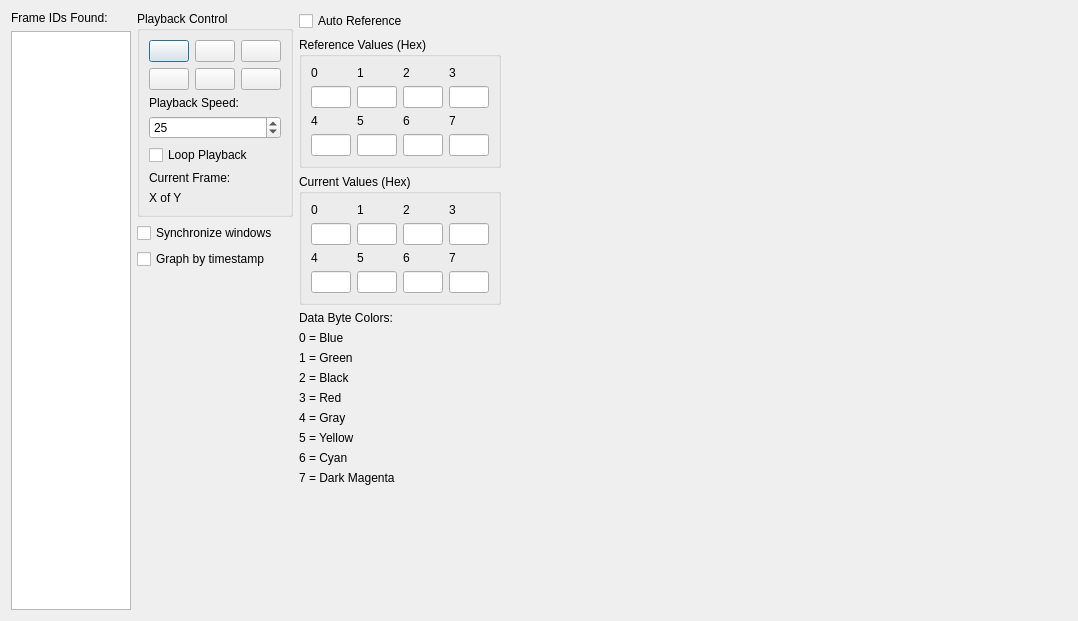
<?xml version="1.0" encoding="UTF-8"?>
<ui version="4.0">
 <class>FlowViewWindow</class>
 <widget class="QDialog" name="FlowViewWindow">
  <property name="geometry">
   <rect>
    <x>0</x>
    <y>0</y>
    <width>1078</width>
    <height>621</height>
   </rect>
  </property>
  <property name="windowTitle">
   <string>Flow View</string>
  </property>
  <layout class="QHBoxLayout" name="horizontalLayout" stretch="1,1,1,200">
   <item>
    <layout class="QVBoxLayout" name="verticalLayout_2">
     <item>
      <layout class="QVBoxLayout" name="verticalLayout_6" stretch="1,1">
       <item>
        <widget class="QLabel" name="label">
         <property name="sizePolicy">
          <sizepolicy hsizetype="Fixed" vsizetype="Fixed">
           <horstretch>0</horstretch>
           <verstretch>0</verstretch>
          </sizepolicy>
         </property>
         <property name="text">
          <string>Frame IDs Found:</string>
         </property>
        </widget>
       </item>
       <item>
        <widget class="QListWidget" name="listFrameID">
         <property name="sizePolicy">
          <sizepolicy hsizetype="Fixed" vsizetype="Expanding">
           <horstretch>0</horstretch>
           <verstretch>0</verstretch>
          </sizepolicy>
         </property>
         <property name="maximumSize">
          <size>
           <width>120</width>
           <height>16777215</height>
          </size>
         </property>
        </widget>
       </item>
      </layout>
     </item>
    </layout>
   </item>
   <item>
    <layout class="QVBoxLayout" name="verticalLayout" stretch="0,0,0,0">
     <item>
      <widget class="QGroupBox" name="groupBox_3">
       <property name="title">
        <string>Playback Control</string>
       </property>
       <layout class="QVBoxLayout" name="verticalLayout_7">
        <item>
         <layout class="QHBoxLayout" name="horizontalLayout_2">
          <item>
           <widget class="QPushButton" name="btnBackOne">
            <property name="text">
             <string/>
            </property>
            <property name="icon">
             <iconset resource="icons.qrc">
              <normaloff>:/icons/images/NavBack.png</normaloff>:/icons/images/NavBack.png</iconset>
            </property>
           </widget>
          </item>
          <item>
           <widget class="QPushButton" name="btnStop">
            <property name="text">
             <string/>
            </property>
            <property name="icon">
             <iconset resource="icons.qrc">
              <normaloff>:/icons/images/StopHS.png</normaloff>:/icons/images/StopHS.png</iconset>
            </property>
           </widget>
          </item>
          <item>
           <widget class="QPushButton" name="btnForwardOne">
            <property name="text">
             <string/>
            </property>
            <property name="icon">
             <iconset resource="icons.qrc">
              <normaloff>:/icons/images/NavForward.png</normaloff>:/icons/images/NavForward.png</iconset>
            </property>
           </widget>
          </item>
         </layout>
        </item>
        <item>
         <layout class="QHBoxLayout" name="horizontalLayout_3">
          <item>
           <widget class="QPushButton" name="btnReverse">
            <property name="text">
             <string/>
            </property>
            <property name="icon">
             <iconset resource="icons.qrc">
              <normaloff>:/icons/images/ReverseHS.png</normaloff>:/icons/images/ReverseHS.png</iconset>
            </property>
           </widget>
          </item>
          <item>
           <widget class="QPushButton" name="btnPause">
            <property name="text">
             <string/>
            </property>
            <property name="icon">
             <iconset resource="icons.qrc">
              <normaloff>:/icons/images/PauseHS.png</normaloff>:/icons/images/PauseHS.png</iconset>
            </property>
           </widget>
          </item>
          <item>
           <widget class="QPushButton" name="btnPlay">
            <property name="text">
             <string/>
            </property>
            <property name="icon">
             <iconset resource="icons.qrc">
              <normaloff>:/icons/images/PlayHS.png</normaloff>:/icons/images/PlayHS.png</iconset>
            </property>
           </widget>
          </item>
         </layout>
        </item>
        <item>
         <widget class="QLabel" name="label_2">
          <property name="sizePolicy">
           <sizepolicy hsizetype="Preferred" vsizetype="Fixed">
            <horstretch>0</horstretch>
            <verstretch>0</verstretch>
           </sizepolicy>
          </property>
          <property name="text">
           <string>Playback Speed:</string>
          </property>
         </widget>
        </item>
        <item>
         <widget class="QSpinBox" name="spinPlayback">
          <property name="maximum">
           <number>5000</number>
          </property>
          <property name="singleStep">
           <number>10</number>
          </property>
          <property name="value">
           <number>25</number>
          </property>
         </widget>
        </item>
        <item>
         <widget class="QCheckBox" name="cbLoopPlayback">
          <property name="text">
           <string>Loop Playback</string>
          </property>
         </widget>
        </item>
        <item>
         <widget class="QLabel" name="label_3">
          <property name="sizePolicy">
           <sizepolicy hsizetype="Preferred" vsizetype="Fixed">
            <horstretch>0</horstretch>
            <verstretch>0</verstretch>
           </sizepolicy>
          </property>
          <property name="text">
           <string>Current Frame:</string>
          </property>
         </widget>
        </item>
        <item>
         <widget class="QLabel" name="lblNumFrames">
          <property name="sizePolicy">
           <sizepolicy hsizetype="Preferred" vsizetype="Fixed">
            <horstretch>0</horstretch>
            <verstretch>0</verstretch>
           </sizepolicy>
          </property>
          <property name="text">
           <string>X of Y</string>
          </property>
         </widget>
        </item>
       </layout>
      </widget>
     </item>
     <item>
      <widget class="QCheckBox" name="cbSync">
       <property name="sizePolicy">
        <sizepolicy hsizetype="Fixed" vsizetype="Fixed">
         <horstretch>0</horstretch>
         <verstretch>0</verstretch>
        </sizepolicy>
       </property>
       <property name="text">
        <string>Synchronize windows</string>
       </property>
      </widget>
     </item>
     <item>
      <widget class="QCheckBox" name="cbTimeGraph">
       <property name="text">
        <string>Graph by timestamp</string>
       </property>
      </widget>
     </item>
     <item>
      <spacer name="verticalSpacer">
       <property name="orientation">
        <enum>Qt::Vertical</enum>
       </property>
       <property name="sizeHint" stdset="0">
        <size>
         <width>20</width>
         <height>40</height>
        </size>
       </property>
      </spacer>
     </item>
    </layout>
   </item>
   <item>
    <layout class="QVBoxLayout" name="verticalLayout_4">
     <item>
      <widget class="QCheckBox" name="cbAutoRef">
       <property name="text">
        <string>Auto Reference</string>
       </property>
      </widget>
     </item>
     <item>
      <widget class="QGroupBox" name="groupBox_2">
       <property name="sizePolicy">
        <sizepolicy hsizetype="Fixed" vsizetype="Fixed">
         <horstretch>0</horstretch>
         <verstretch>0</verstretch>
        </sizepolicy>
       </property>
       <property name="title">
        <string>Reference Values (Hex)</string>
       </property>
       <layout class="QVBoxLayout" name="verticalLayout_8">
        <item>
         <layout class="QHBoxLayout" name="horizontalLayout_4">
          <item>
           <widget class="QLabel" name="label_6">
            <property name="text">
             <string>0</string>
            </property>
           </widget>
          </item>
          <item>
           <widget class="QLabel" name="label_5">
            <property name="text">
             <string>1</string>
            </property>
           </widget>
          </item>
          <item>
           <widget class="QLabel" name="label_7">
            <property name="text">
             <string>2</string>
            </property>
           </widget>
          </item>
          <item>
           <widget class="QLabel" name="label_8">
            <property name="text">
             <string>3</string>
            </property>
           </widget>
          </item>
         </layout>
        </item>
        <item>
         <layout class="QHBoxLayout" name="horizontalLayout_7">
          <item>
           <widget class="QLineEdit" name="txtRef1">
            <property name="sizePolicy">
             <sizepolicy hsizetype="Fixed" vsizetype="Fixed">
              <horstretch>0</horstretch>
              <verstretch>0</verstretch>
             </sizepolicy>
            </property>
            <property name="minimumSize">
             <size>
              <width>40</width>
              <height>0</height>
             </size>
            </property>
            <property name="maximumSize">
             <size>
              <width>40</width>
              <height>16777215</height>
             </size>
            </property>
            <property name="baseSize">
             <size>
              <width>80</width>
              <height>0</height>
             </size>
            </property>
           </widget>
          </item>
          <item>
           <widget class="QLineEdit" name="txtRef2">
            <property name="sizePolicy">
             <sizepolicy hsizetype="Fixed" vsizetype="Fixed">
              <horstretch>0</horstretch>
              <verstretch>0</verstretch>
             </sizepolicy>
            </property>
            <property name="minimumSize">
             <size>
              <width>40</width>
              <height>0</height>
             </size>
            </property>
            <property name="maximumSize">
             <size>
              <width>40</width>
              <height>16777215</height>
             </size>
            </property>
            <property name="baseSize">
             <size>
              <width>80</width>
              <height>0</height>
             </size>
            </property>
           </widget>
          </item>
          <item>
           <widget class="QLineEdit" name="txtRef3">
            <property name="sizePolicy">
             <sizepolicy hsizetype="Fixed" vsizetype="Fixed">
              <horstretch>0</horstretch>
              <verstretch>0</verstretch>
             </sizepolicy>
            </property>
            <property name="minimumSize">
             <size>
              <width>40</width>
              <height>0</height>
             </size>
            </property>
            <property name="maximumSize">
             <size>
              <width>40</width>
              <height>16777215</height>
             </size>
            </property>
            <property name="baseSize">
             <size>
              <width>80</width>
              <height>0</height>
             </size>
            </property>
           </widget>
          </item>
          <item>
           <widget class="QLineEdit" name="txtRef4">
            <property name="sizePolicy">
             <sizepolicy hsizetype="Fixed" vsizetype="Fixed">
              <horstretch>0</horstretch>
              <verstretch>0</verstretch>
             </sizepolicy>
            </property>
            <property name="minimumSize">
             <size>
              <width>40</width>
              <height>0</height>
             </size>
            </property>
            <property name="maximumSize">
             <size>
              <width>40</width>
              <height>16777215</height>
             </size>
            </property>
            <property name="baseSize">
             <size>
              <width>80</width>
              <height>0</height>
             </size>
            </property>
           </widget>
          </item>
         </layout>
        </item>
        <item>
         <layout class="QHBoxLayout" name="horizontalLayout_8">
          <item>
           <widget class="QLabel" name="label_10">
            <property name="text">
             <string>4</string>
            </property>
           </widget>
          </item>
          <item>
           <widget class="QLabel" name="label_9">
            <property name="text">
             <string>5</string>
            </property>
           </widget>
          </item>
          <item>
           <widget class="QLabel" name="label_11">
            <property name="text">
             <string>6</string>
            </property>
           </widget>
          </item>
          <item>
           <widget class="QLabel" name="label_12">
            <property name="text">
             <string>7</string>
            </property>
           </widget>
          </item>
         </layout>
        </item>
        <item>
         <layout class="QHBoxLayout" name="horizontalLayout_9">
          <item>
           <widget class="QLineEdit" name="txtRef5">
            <property name="sizePolicy">
             <sizepolicy hsizetype="Fixed" vsizetype="Fixed">
              <horstretch>0</horstretch>
              <verstretch>0</verstretch>
             </sizepolicy>
            </property>
            <property name="minimumSize">
             <size>
              <width>40</width>
              <height>0</height>
             </size>
            </property>
            <property name="maximumSize">
             <size>
              <width>40</width>
              <height>16777215</height>
             </size>
            </property>
           </widget>
          </item>
          <item>
           <widget class="QLineEdit" name="txtRef6">
            <property name="sizePolicy">
             <sizepolicy hsizetype="Fixed" vsizetype="Fixed">
              <horstretch>0</horstretch>
              <verstretch>0</verstretch>
             </sizepolicy>
            </property>
            <property name="minimumSize">
             <size>
              <width>40</width>
              <height>0</height>
             </size>
            </property>
            <property name="maximumSize">
             <size>
              <width>40</width>
              <height>16777215</height>
             </size>
            </property>
           </widget>
          </item>
          <item>
           <widget class="QLineEdit" name="txtRef7">
            <property name="sizePolicy">
             <sizepolicy hsizetype="Fixed" vsizetype="Fixed">
              <horstretch>0</horstretch>
              <verstretch>0</verstretch>
             </sizepolicy>
            </property>
            <property name="minimumSize">
             <size>
              <width>40</width>
              <height>0</height>
             </size>
            </property>
            <property name="maximumSize">
             <size>
              <width>40</width>
              <height>16777215</height>
             </size>
            </property>
           </widget>
          </item>
          <item>
           <widget class="QLineEdit" name="txtRef8">
            <property name="sizePolicy">
             <sizepolicy hsizetype="Fixed" vsizetype="Fixed">
              <horstretch>0</horstretch>
              <verstretch>0</verstretch>
             </sizepolicy>
            </property>
            <property name="minimumSize">
             <size>
              <width>40</width>
              <height>0</height>
             </size>
            </property>
            <property name="maximumSize">
             <size>
              <width>40</width>
              <height>16777215</height>
             </size>
            </property>
           </widget>
          </item>
         </layout>
        </item>
       </layout>
      </widget>
     </item>
     <item>
      <widget class="QGroupBox" name="groupBox">
       <property name="sizePolicy">
        <sizepolicy hsizetype="Fixed" vsizetype="Fixed">
         <horstretch>0</horstretch>
         <verstretch>0</verstretch>
        </sizepolicy>
       </property>
       <property name="title">
        <string>Current Values (Hex)</string>
       </property>
       <layout class="QVBoxLayout" name="verticalLayout_9">
        <item>
         <layout class="QHBoxLayout" name="horizontalLayout_6">
          <item>
           <widget class="QLabel" name="label_16">
            <property name="text">
             <string>0</string>
            </property>
           </widget>
          </item>
          <item>
           <widget class="QLabel" name="label_15">
            <property name="text">
             <string>1</string>
            </property>
           </widget>
          </item>
          <item>
           <widget class="QLabel" name="label_14">
            <property name="text">
             <string>2</string>
            </property>
           </widget>
          </item>
          <item>
           <widget class="QLabel" name="label_13">
            <property name="text">
             <string>3</string>
            </property>
           </widget>
          </item>
         </layout>
        </item>
        <item>
         <layout class="QHBoxLayout" name="horizontalLayout_11">
          <item>
           <widget class="QLineEdit" name="txtCurr1">
            <property name="sizePolicy">
             <sizepolicy hsizetype="Fixed" vsizetype="Fixed">
              <horstretch>0</horstretch>
              <verstretch>0</verstretch>
             </sizepolicy>
            </property>
            <property name="minimumSize">
             <size>
              <width>40</width>
              <height>0</height>
             </size>
            </property>
            <property name="maximumSize">
             <size>
              <width>40</width>
              <height>16777215</height>
             </size>
            </property>
           </widget>
          </item>
          <item>
           <widget class="QLineEdit" name="txtCurr2">
            <property name="sizePolicy">
             <sizepolicy hsizetype="Fixed" vsizetype="Fixed">
              <horstretch>0</horstretch>
              <verstretch>0</verstretch>
             </sizepolicy>
            </property>
            <property name="minimumSize">
             <size>
              <width>40</width>
              <height>0</height>
             </size>
            </property>
            <property name="maximumSize">
             <size>
              <width>40</width>
              <height>16777215</height>
             </size>
            </property>
           </widget>
          </item>
          <item>
           <widget class="QLineEdit" name="txtCurr3">
            <property name="sizePolicy">
             <sizepolicy hsizetype="Fixed" vsizetype="Fixed">
              <horstretch>0</horstretch>
              <verstretch>0</verstretch>
             </sizepolicy>
            </property>
            <property name="minimumSize">
             <size>
              <width>40</width>
              <height>0</height>
             </size>
            </property>
            <property name="maximumSize">
             <size>
              <width>40</width>
              <height>16777215</height>
             </size>
            </property>
           </widget>
          </item>
          <item>
           <widget class="QLineEdit" name="txtCurr4">
            <property name="sizePolicy">
             <sizepolicy hsizetype="Fixed" vsizetype="Fixed">
              <horstretch>0</horstretch>
              <verstretch>0</verstretch>
             </sizepolicy>
            </property>
            <property name="minimumSize">
             <size>
              <width>40</width>
              <height>0</height>
             </size>
            </property>
            <property name="maximumSize">
             <size>
              <width>40</width>
              <height>16777215</height>
             </size>
            </property>
           </widget>
          </item>
         </layout>
        </item>
        <item>
         <layout class="QHBoxLayout" name="horizontalLayout_12">
          <item>
           <widget class="QLabel" name="label_20">
            <property name="text">
             <string>4</string>
            </property>
           </widget>
          </item>
          <item>
           <widget class="QLabel" name="label_19">
            <property name="text">
             <string>5</string>
            </property>
           </widget>
          </item>
          <item>
           <widget class="QLabel" name="label_18">
            <property name="text">
             <string>6</string>
            </property>
           </widget>
          </item>
          <item>
           <widget class="QLabel" name="label_17">
            <property name="text">
             <string>7</string>
            </property>
           </widget>
          </item>
         </layout>
        </item>
        <item>
         <layout class="QHBoxLayout" name="horizontalLayout_13">
          <item>
           <widget class="QLineEdit" name="txtCurr5">
            <property name="sizePolicy">
             <sizepolicy hsizetype="Fixed" vsizetype="Fixed">
              <horstretch>0</horstretch>
              <verstretch>0</verstretch>
             </sizepolicy>
            </property>
            <property name="minimumSize">
             <size>
              <width>40</width>
              <height>0</height>
             </size>
            </property>
            <property name="maximumSize">
             <size>
              <width>40</width>
              <height>16777215</height>
             </size>
            </property>
           </widget>
          </item>
          <item>
           <widget class="QLineEdit" name="txtCurr6">
            <property name="sizePolicy">
             <sizepolicy hsizetype="Fixed" vsizetype="Fixed">
              <horstretch>0</horstretch>
              <verstretch>0</verstretch>
             </sizepolicy>
            </property>
            <property name="minimumSize">
             <size>
              <width>40</width>
              <height>0</height>
             </size>
            </property>
            <property name="maximumSize">
             <size>
              <width>40</width>
              <height>16777215</height>
             </size>
            </property>
           </widget>
          </item>
          <item>
           <widget class="QLineEdit" name="txtCurr7">
            <property name="sizePolicy">
             <sizepolicy hsizetype="Fixed" vsizetype="Fixed">
              <horstretch>0</horstretch>
              <verstretch>0</verstretch>
             </sizepolicy>
            </property>
            <property name="minimumSize">
             <size>
              <width>40</width>
              <height>0</height>
             </size>
            </property>
            <property name="maximumSize">
             <size>
              <width>40</width>
              <height>16777215</height>
             </size>
            </property>
           </widget>
          </item>
          <item>
           <widget class="QLineEdit" name="txtCurr8">
            <property name="sizePolicy">
             <sizepolicy hsizetype="Fixed" vsizetype="Fixed">
              <horstretch>0</horstretch>
              <verstretch>0</verstretch>
             </sizepolicy>
            </property>
            <property name="minimumSize">
             <size>
              <width>40</width>
              <height>0</height>
             </size>
            </property>
            <property name="maximumSize">
             <size>
              <width>40</width>
              <height>16777215</height>
             </size>
            </property>
           </widget>
          </item>
         </layout>
        </item>
       </layout>
      </widget>
     </item>
     <item>
      <widget class="QLabel" name="label_4">
       <property name="text">
        <string>Data Byte Colors:</string>
       </property>
      </widget>
     </item>
     <item>
      <widget class="QLabel" name="label_21">
       <property name="text">
        <string>0 = Blue</string>
       </property>
      </widget>
     </item>
     <item>
      <widget class="QLabel" name="label_22">
       <property name="text">
        <string>1 = Green</string>
       </property>
      </widget>
     </item>
     <item>
      <widget class="QLabel" name="label_23">
       <property name="text">
        <string>2 = Black</string>
       </property>
      </widget>
     </item>
     <item>
      <widget class="QLabel" name="label_24">
       <property name="text">
        <string>3 = Red</string>
       </property>
      </widget>
     </item>
     <item>
      <widget class="QLabel" name="label_25">
       <property name="text">
        <string>4 = Gray</string>
       </property>
      </widget>
     </item>
     <item>
      <widget class="QLabel" name="label_26">
       <property name="text">
        <string>5 = Yellow</string>
       </property>
      </widget>
     </item>
     <item>
      <widget class="QLabel" name="label_27">
       <property name="text">
        <string>6 = Cyan</string>
       </property>
      </widget>
     </item>
     <item>
      <widget class="QLabel" name="label_28">
       <property name="text">
        <string>7 = Dark Magenta</string>
       </property>
      </widget>
     </item>
     <item>
      <spacer name="verticalSpacer_2">
       <property name="orientation">
        <enum>Qt::Vertical</enum>
       </property>
       <property name="sizeHint" stdset="0">
        <size>
         <width>20</width>
         <height>40</height>
        </size>
       </property>
      </spacer>
     </item>
    </layout>
   </item>
   <item>
    <layout class="QVBoxLayout" name="verticalLayout_3">
     <item>
      <layout class="QVBoxLayout" name="verticalLayout_5">
       <item>
        <widget class="CANDataGrid" name="flowView" native="true"/>
       </item>
       <item>
        <widget class="QCustomPlot" name="graphView" native="true"/>
       </item>
      </layout>
     </item>
    </layout>
   </item>
  </layout>
 </widget>
 <customwidgets>
  <customwidget>
   <class>CANDataGrid</class>
   <extends>QWidget</extends>
   <header>candatagrid.h</header>
   <container>1</container>
  </customwidget>
  <customwidget>
   <class>QCustomPlot</class>
   <extends>QWidget</extends>
   <header>qcustomplot.h</header>
   <container>1</container>
  </customwidget>
 </customwidgets>
 <resources>
  <include location="icons.qrc"/>
 </resources>
 <connections/>
</ui>
